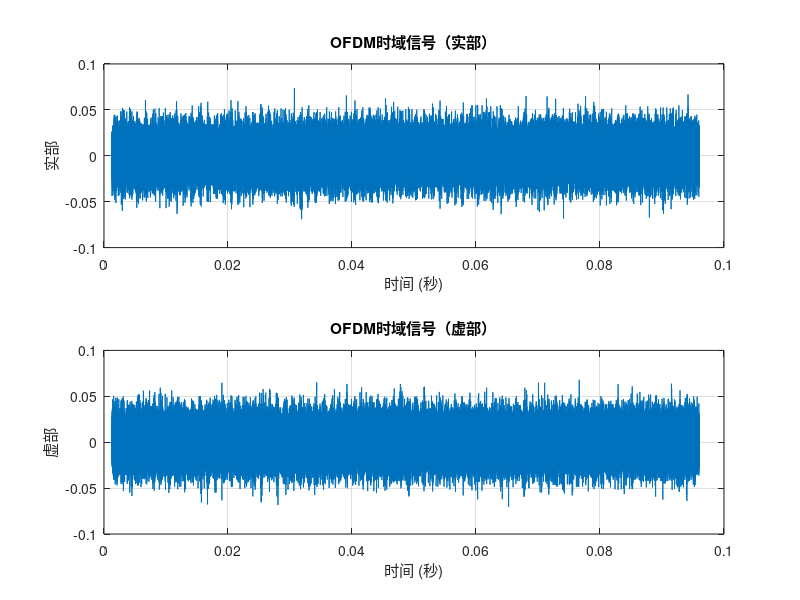
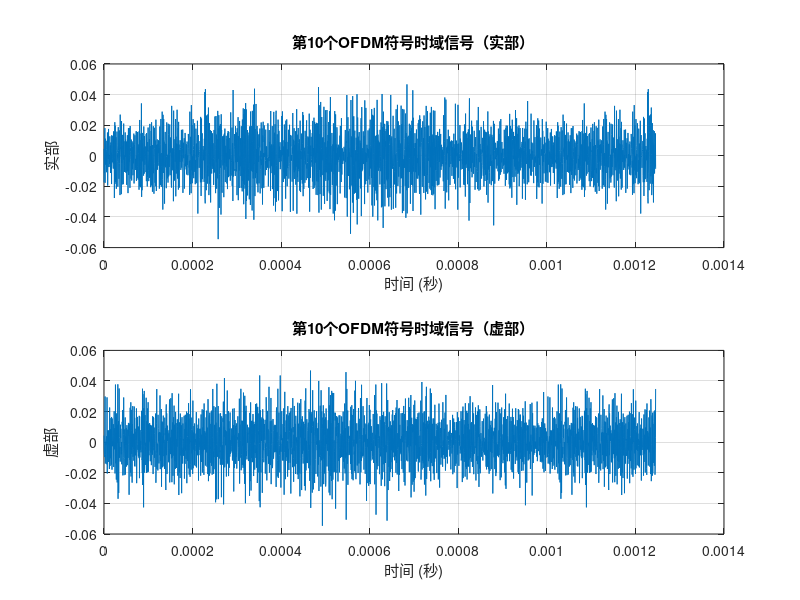

Source code (MATLAB) for these figures, in order: (Note: this script raises an error after producing the figures.)
clc
clear all
%定义DAB mode 1 参数    %
%   帧持续时间：96ms   每帧包含4个CIF(不包含FIC)；每CIF有55296 Bit    %
%   FIC总数据率：96/kbps FIB：12个  MSC总数据率：2304/kbps    %
%   符号有效期： 1ms 副载波数目：1536   %
%   脚本只包含DQPSK 和 OFDM 调制 生成的DAB数据流链路，未进行卷积编码

% --- DAB模式一参数 ---
Con_off = 1;  % 不使用卷积编码
Con_on  = 0;
% 保护间隔点数（Δ=504T=246μs）
% 基础时间单位T=1/2048000秒
% 采样率=2.048 MHz
required_bits = 233472;%补上数据，不使用卷积编码不匹配
%参数设置
if Con_off  %不使用卷积编码
frame_duration = 96e-3; %帧持续时间
bitsrate_MSC = 2304e3;%MSC数据率
bitsrate_FIC = 96e3;%FIC数据率
T =1/2048000; 
fs = 1/T;


%生成 原始 比特流  
FIC_bits = randi([0,1], 96e3 * frame_duration, 1);      % 固定FIC=9,216 bits 

MSC_required = required_bits - length(FIC_bits);        % MSC需补足至233,472-9,216=224,256 bits 

MSC_bits = randi([0,1], MSC_required, 1);               % 修正MSC比特数 

Total_bits = [FIC_bits; MSC_bits];  %233,472 bits

end

if Con_on %使用卷积编码 
end

%------------ DQPSK 调制 -------------------

num_Subc = 1536;%有效子载波数

num_Loop = 76;%一共76个OFDM符号+1个0符号

SymQPSKtmp = reshape(Total_bits,2,num_Subc*num_Loop)'; 

%转为0-3；用于QPSK符号索引

SymQPSKtmptmp = bi2de(SymQPSKtmp,2,'left-msb');

%   --- 定义π/4 DQPSK查找表 ---
%00->pi/4 01->3*pi/4  10->-3*pi/4  11->-pi/4 
delta_phase_table = [pi/4 , 3*pi/4 , -3*pi/4 , -pi/4];

initial_ref_phase = 0;%初始化基准相位
current_ref_phase = initial_ref_phase;%前相位定义



%---生成 差分编码复数符号
diff_symbols = zeros( num_Loop*num_Subc , 1);%储存所有QPSK符号

for i=1 :num_Subc*num_Loop
    %获取输入索引
    idx = SymQPSKtmptmp(i);

    %获取相位变化
    delat_phase = delta_phase_table(idx + 1);

    %当前相位 = 变化相位 + 前相位
    current_phase = delat_phase + current_ref_phase;
switch SymQPSKtmptmp(i)
    case 0 
        amplitude = 0.8;
    case 1 
        amplitude = 1.0;
    case 2 
        amplitude = 1.2;
    case 3 
        amplitude = 1.4;
end 
    % 将相位转为复数（如π/4 → (1+1i)/√2）
    diff_symbols(i) =  amplitude *exp(1i *current_phase);
    
    %状态传递
    current_ref_phase = current_phase;

end

%-----OFDM调制-----------
%现在将DQPSK符号分配到有效子载波上
ifft_size = 2048;
num_subc_total = 1536;
cp_length = 504; %保护间隔长度

% 初始化频域符号矩阵（补零后的IFFT输入）
ofdm_symbols_freq = zeros(ifft_size , num_Loop); %每行代表一个OFDM符号频域数据

%计算1536载波在2048里的位置，然后前后都补上0
start_idx_ifft = (ifft_size - num_subc_total)/2 + 1 ;
end_idx_ifft = start_idx_ifft + num_subc_total-1;

for i =1 :num_Loop
    %循环处理每个OFDM符号
    start_data = (i-1)*num_Subc + 1;%第i个OFDM符号的1载波
    end_data = num_Subc*i;%第i个OFDM符号的第1536个载波
    amplitude_scaling = 1; % 示例缩放因子 
    data_symbols = diff_symbols(start_data : end_data)* amplitude_scaling;;%存储第i个OFDM符号的数据

    % 将1536数据补零到2048点（居中）
    ofdm_symbols_freq(start_idx_ifft:end_idx_ifft,  i) = data_symbols;
end

%-------IFFT与保护间隔（GI）添加
tx_signal = [];
for i = 1:num_Loop
    %对每个OFDM进行IFFT
    %频域 → 时域：将多个子载波的频域数据合并成一个时域波形
    ifft_data = ifft(ofdm_symbols_freq(:,i) , ifft_size);
    %保留2048个采样点
    ifft_data_valid = ifft_data(1:ifft_size);

    %CP
    cp = ifft_data_valid(end - cp_length +1 : end);%取末尾504个点作为保护间隔
    % 生成OFDM符号时域信号（504+2048=2552点）
    ofdm_symbol_time = [cp; ifft_data_valid];
    tx_signal = [tx_signal; ofdm_symbol_time];
end

% --- 生成零符号的时域信号（全零）---
null_symbol_time = zeros(2656, 1);  % 零符号持续时间为2656T

%0符号和OFDM符号拼接
tx_frame = [null_symbol_time; tx_signal];  % 总点数=2656+76×2552=196,608点

%-----绘制时域图像
t_total = (0:length(tx_frame) -1)/fs;%计算时间
% 绘制实部和虚部分量
figure;
subplot(2,1,1);%图像两行1列的第一个
plot(t_total, real(tx_frame));
xlabel('时间 (秒)');
ylabel('实部');
title('OFDM时域信号（实部）');
grid on;%网格线

subplot(2,1,2);
plot(t_total, imag(tx_frame));
xlabel('时间 (秒)');
ylabel('虚部');
title('OFDM时域信号（虚部）');
grid on;


% 提取第10个OFDM符号的数据 
symbol_index = 10; % 设置为10，提取第10个OFDM符号 
symbols_length = cp_length + ifft_size; % 每个OFDM符号的长度（CP + IFFT长度）
 
% 计算第10个符号的起始和结束索引 
start_idx = (symbol_index - 1) * symbols_length + 1;
end_idx = symbol_index * symbols_length;
 
% 提取第10个符号的数据 
tx_symbol_10 = tx_signal(start_idx:end_idx);
 
% 计算时间向量（仅针对第10个符号）
t_symbol = (0:symbols_length - 1) / fs; % 时间轴 
 
% 绘制实部和虚部分量 
figure;
subplot(2,1,1); % 上半部分绘制实部 
plot(t_symbol, real(tx_symbol_10));
xlabel('时间 (秒)');
ylabel('实部');
title('第10个OFDM符号时域信号（实部）');
grid on;
 
subplot(2,1,2); % 下半部分绘制虚部 
plot(t_symbol, imag(tx_symbol_10));
xlabel('时间 (秒)');
ylabel('虚部');
title('第10个OFDM符号时域信号（虚部）');
grid on;


%------------------接收端代码
%直接使用基带信号进行IQ调制，然后对有效符号做FFT
% --- 接收端处理（直接使用基带信号，无需下变频）---
% 假设接收到的信号是tx_frame（理想无噪声）

%----1.同步：检测0符号的起始位置
window_size  = 2656; %0符号长度

energy = movmean(abs(tx_frame).^2,window_size);%滑动能量检测
[~,sync_pos] = min(energy);%找到能量最低点

%-----2.截取有效信号（跳过0符号）
frame_start = sync_pos + window_size;%有效数据起始
%这里提取了除0符号以外的所有符号（相位同步符号也被提取进去了）%
rx_data = tx_frame(frame_start:end);%提取OFDM符号有效部分

%-----3.分割符号移除循环前缀
symbols_length = cp_length + ifft_size;
rx_symbols = reshape(rx_data , symbols_length , num_Loop).';%分割成OFDM符号

rx_symbols_valid = rx_symbols(:,cp_length+1:end);%去除CP

%-----4.FFT
rx_freq_symbols = zeros(num_Loop,ifft_size);%存储FFT结果

for i=1 :num_Loop
     %rx_freq_symbols( i, : )存储在i行所有列中
    rx_freq_symbols( i, : ) = fft(rx_symbols_valid( i, : ),ifft_size);%FFT-2048
end

%-----5.提取有效子载波（1536）
start_idx = (ifft_size - num_Subc)/2 + 1; % 有效子载波起始位置257

end_idx = start_idx + num_Subc - 1;       % 结束位置1792

rx_data_symbols = rx_freq_symbols(: , start_idx:end_idx); % 提取有效数据

symbol_idx = 10;
% 接收端FFT后的频域数据 
rx_freq_after_fft = rx_freq_symbols(symbol_idx, :).';
 
% 解调时考虑幅度变化 
rx_amplitude = abs(rx_freq_after_fft);
rx_phase = angle(rx_freq_after_fft);
 
% 根据幅度恢复原始数据 
% 示例：假设发送端使用了不同的幅度值 、

recovered_data = zeros(size(rx_amplitude));
for i = 1:length(rx_amplitude)
    if rx_amplitude(i) > 1.2 
        recovered_data(i) = 3; % 示例：最高幅度对应3 
    elseif rx_amplitude(i) > 1.0 
        recovered_data(i) = 2; % 示例：次高幅度对应2 
    elseif rx_amplitude(i) > 0.8 
        recovered_data(i) = 1; % 示例：中等幅度对应1 
    else 
        recovered_data(i) = 0; % 示例：最低幅度对应0 
    end 
end 
%6.绘制图像






% 在发射端添加IFFT之前的频谱图绘制 
% 选择一个OFDM符号进行分析 
symbol_index = 10;
freq_domain_tx = ofdm_symbols_freq(:, symbol_index);
% 计算幅度并进行归一化 
magnitude_tx = abs(freq_domain_tx) / max(abs(freq_domain_tx));
 
% 生成频率轴 
n_fft = ifft_size;
df = fs / n_fft;
f = (-n_fft/2:n_fft/2 - 1) * df;
 
% 绘制发射端频谱图 
figure;
plot(f, magnitude_tx);
xlabel('频率 (Hz)');
ylabel('归一化幅度');
title('IFFT之前的频谱图');
grid on;
 
% 在接收端添加FFT之后的频谱图绘制 
% 选择一个OFDM符号进行分析 
rx_freq_symbol = rx_freq_symbols(symbol_index, :);
% 计算幅度并进行归一化 
magnitude_rx = abs(rx_freq_symbol) / max(abs(rx_freq_symbol));
 
% 绘制接收端频谱图 
figure;
plot(f, magnitude_rx);
xlabel('频率 (Hz)');
ylabel('归一化幅度');
title('FFT之后的频谱图');
grid on;
